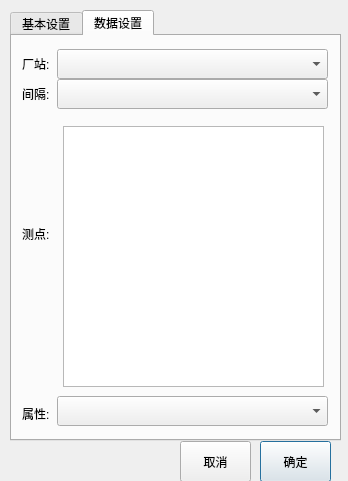
<?xml version="1.0" encoding="UTF-8"?>
<ui version="4.0">
 <class>DataPropertyDlg</class>
 <widget class="QDialog" name="DataPropertyDlg">
  <property name="geometry">
   <rect>
    <x>0</x>
    <y>0</y>
    <width>348</width>
    <height>481</height>
   </rect>
  </property>
  <property name="windowTitle">
   <string>Dialog</string>
  </property>
  <widget class="QTabWidget" name="tabWidget">
   <property name="geometry">
    <rect>
     <x>10</x>
     <y>10</y>
     <width>331</width>
     <height>431</height>
    </rect>
   </property>
   <property name="currentIndex">
    <number>1</number>
   </property>
   <widget class="QWidget" name="baseTab">
    <attribute name="title">
     <string>基本设置</string>
    </attribute>
   </widget>
   <widget class="QWidget" name="dataTab">
    <attribute name="title">
     <string>数据设置</string>
    </attribute>
    <widget class="QLabel" name="label">
     <property name="geometry">
      <rect>
       <x>10</x>
       <y>20</y>
       <width>31</width>
       <height>16</height>
      </rect>
     </property>
     <property name="text">
      <string>厂站:</string>
     </property>
    </widget>
    <widget class="QComboBox" name="comboBox">
     <property name="geometry">
      <rect>
       <x>45</x>
       <y>13</y>
       <width>271</width>
       <height>30</height>
      </rect>
     </property>
    </widget>
    <widget class="QComboBox" name="comboBox_2">
     <property name="geometry">
      <rect>
       <x>45</x>
       <y>43</y>
       <width>271</width>
       <height>30</height>
      </rect>
     </property>
    </widget>
    <widget class="QLabel" name="label_2">
     <property name="geometry">
      <rect>
       <x>10</x>
       <y>50</y>
       <width>31</width>
       <height>16</height>
      </rect>
     </property>
     <property name="text">
      <string>间隔:</string>
     </property>
    </widget>
    <widget class="QListWidget" name="listWidget">
     <property name="geometry">
      <rect>
       <x>51</x>
       <y>90</y>
       <width>261</width>
       <height>261</height>
      </rect>
     </property>
    </widget>
    <widget class="QLabel" name="label_3">
     <property name="geometry">
      <rect>
       <x>10</x>
       <y>190</y>
       <width>31</width>
       <height>16</height>
      </rect>
     </property>
     <property name="text">
      <string>测点:</string>
     </property>
    </widget>
    <widget class="QLabel" name="label_4">
     <property name="geometry">
      <rect>
       <x>10</x>
       <y>370</y>
       <width>31</width>
       <height>16</height>
      </rect>
     </property>
     <property name="text">
      <string>属性:</string>
     </property>
    </widget>
    <widget class="QComboBox" name="comboBox_3">
     <property name="geometry">
      <rect>
       <x>45</x>
       <y>360</y>
       <width>271</width>
       <height>30</height>
      </rect>
     </property>
    </widget>
   </widget>
  </widget>
  <widget class="QPushButton" name="pushButton">
   <property name="geometry">
    <rect>
     <x>260</x>
     <y>441</y>
     <width>71</width>
     <height>41</height>
    </rect>
   </property>
   <property name="text">
    <string>确定</string>
   </property>
  </widget>
  <widget class="QPushButton" name="pushButton_2">
   <property name="geometry">
    <rect>
     <x>180</x>
     <y>441</y>
     <width>71</width>
     <height>41</height>
    </rect>
   </property>
   <property name="text">
    <string>取消</string>
   </property>
   <property name="autoDefault">
    <bool>false</bool>
   </property>
  </widget>
 </widget>
 <resources/>
 <connections/>
</ui>
